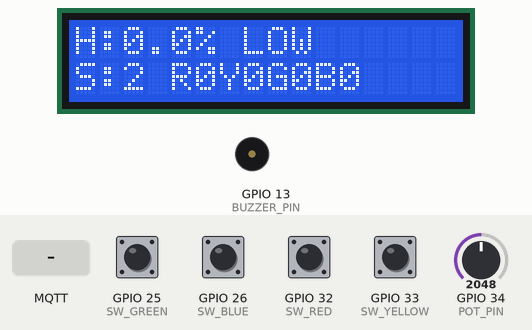
A sketch run on a simulated ESP32. Shown: 16×2 character LCD, buzzer (waves = sounding, pin HIGH). The test bench sets the inputs (shaded band); at power-on: GPIO 25 (SW_GREEN), GPIO 26 (SW_BLUE), GPIO 32 (SW_RED), GPIO 33 (SW_YELLOW) HIGH, GPIO 34 (POT_PIN) = 2048. WiFi joins after 1.5 s; servers stay silent unless stated; no MQTT or app messages arrive unless stated; what the sketch prints to the serial monitor is not drawn.

Above: at 6.9 s.
7.0 s: MQTT message "90" arrives on the first subscribed topic
At 8.2 s:
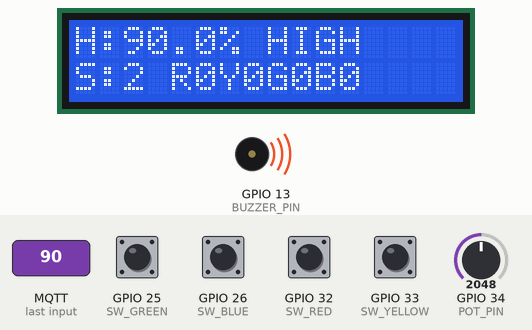
8.5 s: GPIO 25 (SW_GREEN) pulled LOW for 0.15 s
At 8.9 s:
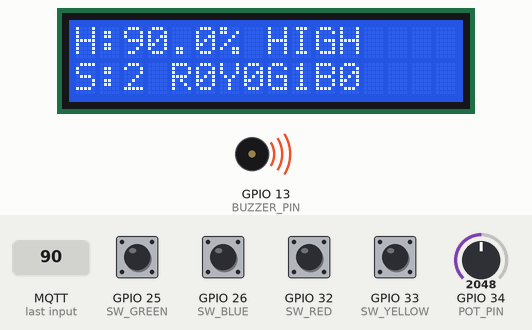
10.1 s: GPIO 26 (SW_BLUE) pulled LOW for 0.15 s
At 11.3 s:
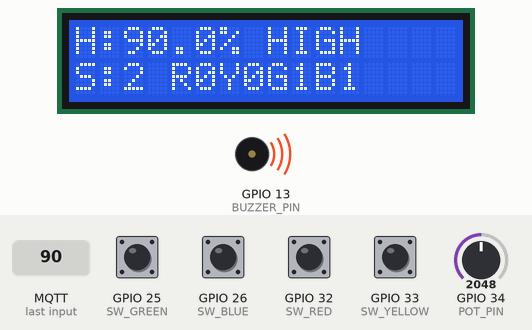
11.7 s: GPIO 32 (SW_RED) pulled LOW for 0.15 s
At 12.6 s:
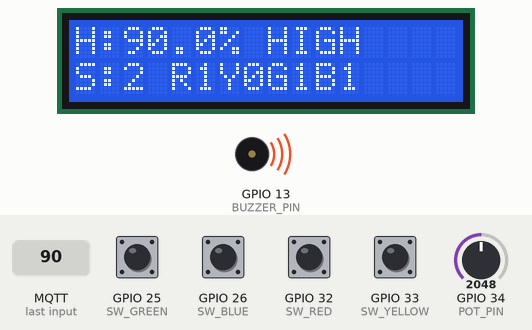
13.3 s: GPIO 33 (SW_YELLOW) pulled LOW for 0.15 s
At 13.8 s:
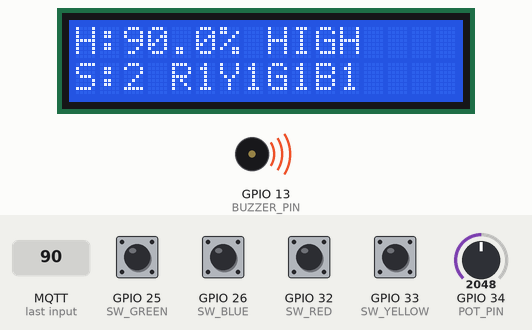
14.9 s: GPIO 25 (SW_GREEN) pulled LOW for 1 s
At 16.2 s:
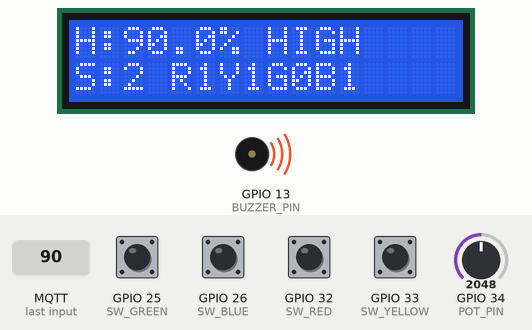
Timing chart, 0 to 17.9 s (numbered marks = the images above; inputs shaded):
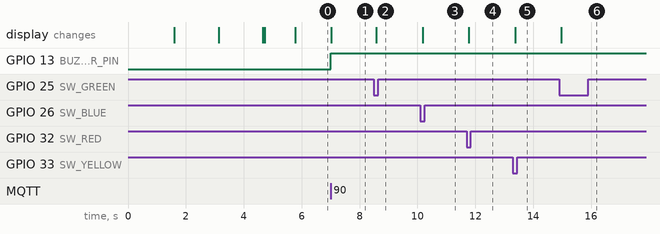

Measured:
- after the input at 7.0 s, GPIO 13 (BUZZER_PIN): LOW → HIGH at once; the display: changes at once (image 1)
- after the input at 8.5 s, the display: changes after 0.08 s (image 2)
- after the input at 10.1 s, the display: changes after 0.08 s (image 3)
- after the input at 11.7 s, the display: changes after 0.08 s (image 4)
- after the input at 13.3 s, the display: changes after 0.08 s (image 5)
- after the input at 14.9 s, the display: changes after 0.08 s (image 6)

The sketch:

Project_Client_ESP32.ino
```cpp
/*********************************************************************
 * CLIENT ESP32
 * - Receives humidity from MQTT and shows it on LCD.
 * - SW1 sends red blink toggle.
 * - SW2 sends yellow blink toggle.
 * - SW3 sends green blink toggle.
 * - SW4 sends blue blink toggle.
 * - POT sends blink speed level 0..4.
 * - Buzzer turns on when humidity is high.
 *********************************************************************/

#include <WiFi.h>
#include <PubSubClient.h>
#include <Wire.h>
#include <LiquidCrystal_I2C.h>

// ================== WiFi CONFIG ==================
const char* ssid     = "Rany";
const char* password = "12345678";

// ================== MQTT BROKER CONFIG ==================
IPAddress mqtt_server(10, 29, 218, 236);
const int mqtt_port = 1883;

// ================== MQTT TOPICS ==================
const char* TOPIC_HUMIDITY    = "proj/humidity";
const char* TOPIC_LED_CONTROL = "proj/led/control";
const char* TOPIC_LED_SPEED   = "proj/led/speed";

// ================== BUTTON PINS ==================
#define SW_RED      32   // SW1
#define SW_YELLOW   33   // SW2
#define SW_GREEN    25   // SW3
#define SW_BLUE     26   // SW4

// ================== POT + BUZZER ==================
#define POT_PIN     34
#define BUZZER_PIN  13

// ================== LCD ==================
// If screen shows strange symbols, first try 0x27.
// If still bad, change 0x27 to 0x3F.
LiquidCrystal_I2C lcd(0x27, 16, 2);

// ================== HUMIDITY THRESHOLD ==================
const float HUMIDITY_THRESHOLD = 60.0;

// ================== OBJECTS ==================
WiFiClient espClient;
PubSubClient client(espClient);

// ================== STATES ==================
float lastHumidity = 0.0;

bool redState    = false;
bool yellowState = false;
bool greenState  = false;
bool blueState   = false;

int lastSpeedIndex = -1;

// ================== DEBOUNCE STATES ==================
bool lastRedReading    = HIGH;
bool lastYellowReading = HIGH;
bool lastGreenReading  = HIGH;
bool lastBlueReading   = HIGH;

bool redHandled    = false;
bool yellowHandled = false;
bool greenHandled  = false;
bool blueHandled   = false;

unsigned long lastRedDebounce    = 0;
unsigned long lastYellowDebounce = 0;
unsigned long lastGreenDebounce  = 0;
unsigned long lastBlueDebounce   = 0;

const unsigned long debounceMs = 50;

// ================== POT TIMING ==================
unsigned long lastPotTime = 0;
const unsigned long potInterval = 300;

// ================== FUNCTION DECLARATIONS ==================
void startWifi();
void connectBroker();
void callback(char* topic, byte* payload, unsigned int length);

void handleButtons();
void handleOneButton(
  int pin,
  bool &lastReading,
  bool &handled,
  unsigned long &lastDebounce,
  const char* payload,
  const char* name,
  bool &state
);

void handlePot();
void updateLcd();

// ================== SETUP ==================
void setup() {
  Serial.begin(115200);

  pinMode(SW_RED, INPUT_PULLUP);
  pinMode(SW_YELLOW, INPUT_PULLUP);
  pinMode(SW_GREEN, INPUT_PULLUP);
  pinMode(SW_BLUE, INPUT_PULLUP);

  pinMode(BUZZER_PIN, OUTPUT);
  digitalWrite(BUZZER_PIN, LOW);

  // IMPORTANT LCD FIX:
  // SDA = D21, SCL = D22
  Wire.begin(21, 22);

  lcd.init();
  lcd.backlight();
  lcd.clear();

  lcd.setCursor(0, 0);
  lcd.print("LCD OK");
  lcd.setCursor(0, 1);
  lcd.print("Connecting...");
  delay(1500);

  startWifi();

  client.setServer(mqtt_server, mqtt_port);
  client.setCallback(callback);
  connectBroker();

  lcd.clear();
  updateLcd();
}

// ================== LOOP ==================
void loop() {
  if (!client.connected()) {
    connectBroker();
  }

  client.loop();

  handleButtons();
  handlePot();
}

// ================== WIFI ==================
void startWifi() {
  Serial.print("\nConnecting to WiFi: ");
  Serial.println(ssid);

  lcd.clear();
  lcd.setCursor(0, 0);
  lcd.print("WiFi...");
  lcd.setCursor(0, 1);
  lcd.print(ssid);

  WiFi.mode(WIFI_STA);
  WiFi.begin(ssid, password);

  while (WiFi.status() != WL_CONNECTED) {
    Serial.print(".");
    delay(500);
  }

  Serial.println("\nWiFi connected!");
  Serial.print("Client ESP32 IP: ");
  Serial.println(WiFi.localIP());

  lcd.clear();
  lcd.setCursor(0, 0);
  lcd.print("WiFi connected");
  lcd.setCursor(0, 1);
  lcd.print(WiFi.localIP());
  delay(1500);
}

// ================== MQTT CONNECT ==================
void connectBroker() {
  while (!client.connected()) {
    Serial.print("Connecting to MQTT broker... ");

    lcd.clear();
    lcd.setCursor(0, 0);
    lcd.print("MQTT...");
    lcd.setCursor(0, 1);
    lcd.print("Connecting");

    if (client.connect("esp32-client")) {
      Serial.println("connected!");

      client.subscribe(TOPIC_HUMIDITY);

      Serial.println("Subscribed to humidity topic.");

      lcd.clear();
      lcd.setCursor(0, 0);
      lcd.print("MQTT connected");
      delay(1000);

    } else {
      Serial.print("failed, rc=");
      Serial.print(client.state());
      Serial.println(" - retry in 3 seconds");

      lcd.clear();
      lcd.setCursor(0, 0);
      lcd.print("MQTT failed");
      lcd.setCursor(0, 1);
      lcd.print("rc=");
      lcd.print(client.state());

      delay(3000);
    }
  }
}

// ================== MQTT CALLBACK ==================
void callback(char* topic, byte* payload, unsigned int length) {
  char buf[16];
  unsigned int n = (length < sizeof(buf) - 1) ? length : sizeof(buf) - 1;

  memcpy(buf, payload, n);
  buf[n] = '\0';

  String t = String(topic);

  if (t == TOPIC_HUMIDITY) {
    lastHumidity = atof(buf);

    Serial.print("Humidity received: ");
    Serial.println(lastHumidity);

    if (lastHumidity > HUMIDITY_THRESHOLD) {
      digitalWrite(BUZZER_PIN, HIGH);
    } else {
      digitalWrite(BUZZER_PIN, LOW);
    }

    updateLcd();
  }
}

// ================== BUTTON HANDLING ==================
void handleButtons() {
  handleOneButton(
    SW_RED,
    lastRedReading,
    redHandled,
    lastRedDebounce,
    "r",
    "Red",
    redState
  );

  handleOneButton(
    SW_YELLOW,
    lastYellowReading,
    yellowHandled,
    lastYellowDebounce,
    "y",
    "Yellow",
    yellowState
  );

  handleOneButton(
    SW_GREEN,
    lastGreenReading,
    greenHandled,
    lastGreenDebounce,
    "g",
    "Green",
    greenState
  );

  handleOneButton(
    SW_BLUE,
    lastBlueReading,
    blueHandled,
    lastBlueDebounce,
    "b",
    "Blue",
    blueState
  );
}

void handleOneButton(
  int pin,
  bool &lastReading,
  bool &handled,
  unsigned long &lastDebounce,
  const char* payload,
  const char* name,
  bool &state
) {
  bool reading = digitalRead(pin);

  if (reading != lastReading) {
    lastDebounce = millis();
  }

  if ((millis() - lastDebounce) > debounceMs) {
    // INPUT_PULLUP means pressed = LOW
    if (reading == LOW && !handled) {
      handled = true;

      state = !state;

      client.publish(TOPIC_LED_CONTROL, payload);

      Serial.print("Sent blink toggle: ");
      Serial.print(name);
      Serial.print(" -> ");
      Serial.println(state ? "ON" : "OFF");

      updateLcd();
    }

    if (reading == HIGH) {
      handled = false;
    }
  }

  lastReading = reading;
}

// ================== POT HANDLING ==================
void handlePot() {
  if (millis() - lastPotTime < potInterval) return;
  lastPotTime = millis();

  int raw = analogRead(POT_PIN);          // 0..4095
  int level = map(raw, 0, 4095, 0, 4);    // 5 levels: 0,1,2,3,4

  if (level < 0) level = 0;
  if (level > 4) level = 4;

  if (level != lastSpeedIndex) {
    lastSpeedIndex = level;

    char msg[2];
    msg[0] = '0' + level;
    msg[1] = '\0';

    client.publish(TOPIC_LED_SPEED, msg);

    Serial.print("Sent speed level: ");
    Serial.println(level);

    updateLcd();
  }
}

// ================== LCD DISPLAY ==================
void updateLcd() {
  lcd.clear();

  // Row 1: Humidity and level
  lcd.setCursor(0, 0);
  lcd.print("H:");
  lcd.print(lastHumidity, 1);
  lcd.print("% ");

  if (lastHumidity < 40.0) {
    lcd.print("LOW");
  }
  else if (lastHumidity <= HUMIDITY_THRESHOLD) {
    lcd.print("OK");
  }
  else {
    lcd.print("HIGH");
  }

  // Row 2: Speed and active LEDs
  lcd.setCursor(0, 1);
  lcd.print("S:");

  if (lastSpeedIndex < 0) {
    lcd.print("-");
  } else {
    lcd.print(lastSpeedIndex);
  }

  lcd.print(" ");

  lcd.print("R");
  lcd.print(redState ? "1" : "0");

  lcd.print("Y");
  lcd.print(yellowState ? "1" : "0");

  lcd.print("G");
  lcd.print(greenState ? "1" : "0");

  lcd.print("B");
  lcd.print(blueState ? "1" : "0");
}
```
